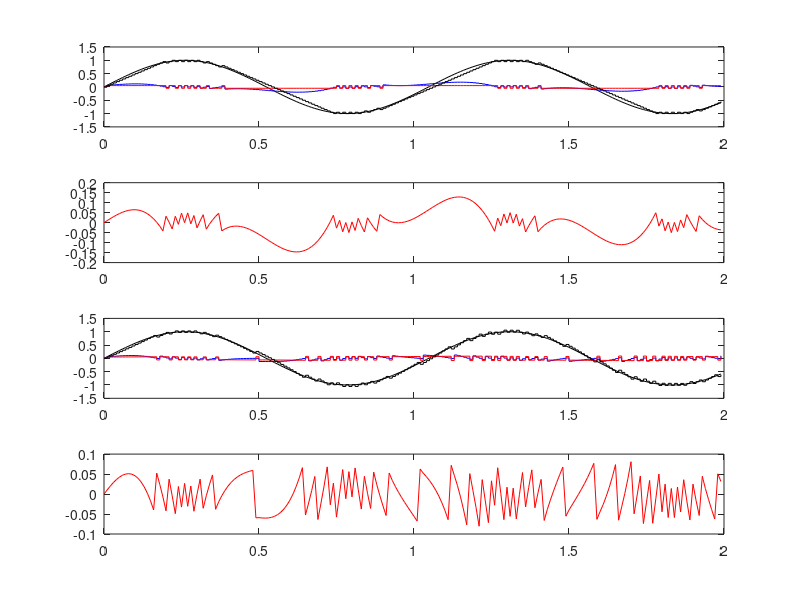

This figure's MATLAB source:
%do_dm.m
% simulates the DM (Delta Modulation) system in Fig.4.9
clear, clf
T=0.01; nmax=200; t=[0:nmax-1]*T;  
b0=-0.1; bN=0.1; N=2;
for itr=1:2
   delta=(bN-b0)/N; % Width of the quantization interval
   xqhn=0; yqn=0; % Initialize the (memory) buffers.
   for n=1:nmax
      x(n)= sin(6*(n-1)*T); % +.2*(rand-0.5);
      xqh(n)=xqhn; % Predictor(delay) output
      d(n)=x(n)-xqh(n); % Comparator input
      dq(n)= sign(d(n))*delta/2; % Comparator
      %with adaptive adjustment of quantization interval width or not 
      if itr==2
        delta=delta*50^(dq(n)*dqn); % Eq.(4.4.1)
      end 
      dqn=dq(n); xqhn=xqh(n)+dqn;  % Store/Delay
      yq(n)=yqn+dq(n);             % Receiver(DM decoder)
      yqn=yq(n);                   % Store/Delay
   end
   subplot(4,1,2*itr-1)
   plot(t,x,'k-'), hold on
   stairs(t,d,'b-'), stairs(t,dq,'r-'), stairs(t,yq,'k-')
   subplot(4,1,2*itr)
   plot(t,x-yq,'r-')
   sum_of_squared_error=(x-yq)*(x-yq)'
end 
